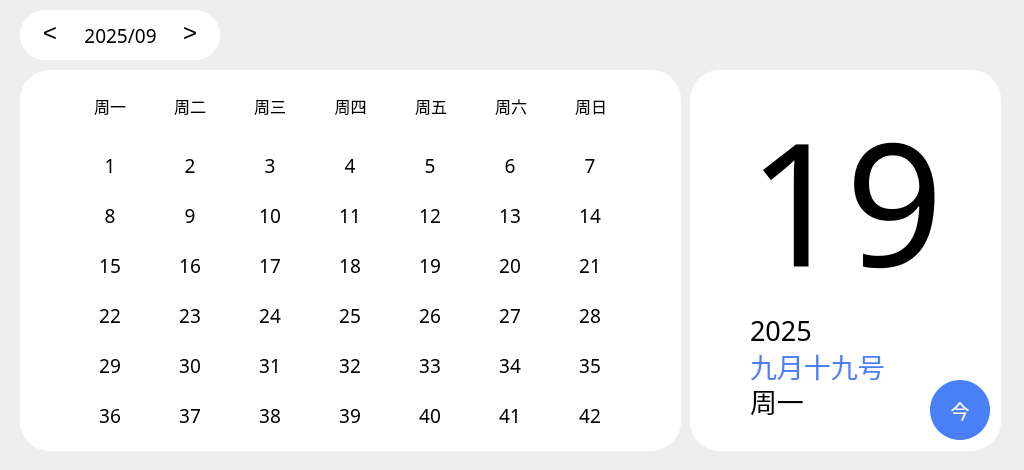
<?xml version="1.0" encoding="UTF-8"?>
<ui version="4.0">
 <class>Calendar</class>
 <widget class="QWidget" name="Calendar">
  <property name="geometry">
   <rect>
    <x>0</x>
    <y>0</y>
    <width>1024</width>
    <height>470</height>
   </rect>
  </property>
  <property name="windowTitle">
   <string>Calendar</string>
  </property>
  <widget class="QWidget" name="backgroundWidget" native="true">
   <property name="geometry">
    <rect>
     <x>0</x>
     <y>0</y>
     <width>1024</width>
     <height>470</height>
    </rect>
   </property>
   <property name="focusPolicy">
    <enum>Qt::NoFocus</enum>
   </property>
   <property name="styleSheet">
    <string notr="true">QWidget#backgroundWidget {
	background-color: rgb(238, 238, 238);
}</string>
   </property>
   <widget class="QWidget" name="currentBackgroundWidget" native="true">
    <property name="geometry">
     <rect>
      <x>690</x>
      <y>70</y>
      <width>311</width>
      <height>381</height>
     </rect>
    </property>
    <property name="focusPolicy">
     <enum>Qt::NoFocus</enum>
    </property>
    <property name="styleSheet">
     <string notr="true">QWidget#currentBackgroundWidget {
	background-color: rgb(255, 255, 255);
	border: none;
	border-radius: 30px;
}</string>
    </property>
    <widget class="QLabel" name="currentDateLabel">
     <property name="geometry">
      <rect>
       <x>60</x>
       <y>270</y>
       <width>161</width>
       <height>51</height>
      </rect>
     </property>
     <property name="font">
      <font>
       <family>MiSans Semibold</family>
       <pointsize>20</pointsize>
      </font>
     </property>
     <property name="focusPolicy">
      <enum>Qt::NoFocus</enum>
     </property>
     <property name="styleSheet">
      <string notr="true">QLabel#currentDateLabel {
	color: rgb(73, 128, 247);
}</string>
     </property>
     <property name="text">
      <string>九月十九号</string>
     </property>
     <property name="alignment">
      <set>Qt::AlignLeading|Qt::AlignLeft|Qt::AlignVCenter</set>
     </property>
    </widget>
    <widget class="QLabel" name="currentWeekLabel">
     <property name="geometry">
      <rect>
       <x>60</x>
       <y>305</y>
       <width>61</width>
       <height>51</height>
      </rect>
     </property>
     <property name="font">
      <font>
       <family>MiSans Semibold</family>
       <pointsize>20</pointsize>
      </font>
     </property>
     <property name="focusPolicy">
      <enum>Qt::NoFocus</enum>
     </property>
     <property name="styleSheet">
      <string notr="true"/>
     </property>
     <property name="text">
      <string>周一</string>
     </property>
     <property name="alignment">
      <set>Qt::AlignLeading|Qt::AlignLeft|Qt::AlignVCenter</set>
     </property>
    </widget>
    <widget class="QLabel" name="currentDayLabel">
     <property name="geometry">
      <rect>
       <x>50</x>
       <y>20</y>
       <width>211</width>
       <height>221</height>
      </rect>
     </property>
     <property name="font">
      <font>
       <family>MiSans</family>
       <pointsize>128</pointsize>
      </font>
     </property>
     <property name="focusPolicy">
      <enum>Qt::NoFocus</enum>
     </property>
     <property name="text">
      <string>19</string>
     </property>
     <property name="alignment">
      <set>Qt::AlignCenter</set>
     </property>
    </widget>
    <widget class="QLabel" name="currentYearLabel">
     <property name="geometry">
      <rect>
       <x>60</x>
       <y>240</y>
       <width>111</width>
       <height>41</height>
      </rect>
     </property>
     <property name="font">
      <font>
       <family>MiSans Semibold</family>
       <pointsize>20</pointsize>
      </font>
     </property>
     <property name="focusPolicy">
      <enum>Qt::NoFocus</enum>
     </property>
     <property name="text">
      <string>2025</string>
     </property>
     <property name="alignment">
      <set>Qt::AlignLeading|Qt::AlignLeft|Qt::AlignVCenter</set>
     </property>
    </widget>
    <widget class="QPushButton" name="backTodayPushButton">
     <property name="geometry">
      <rect>
       <x>240</x>
       <y>310</y>
       <width>60</width>
       <height>60</height>
      </rect>
     </property>
     <property name="font">
      <font>
       <family>MiSans</family>
       <pointsize>14</pointsize>
      </font>
     </property>
     <property name="focusPolicy">
      <enum>Qt::NoFocus</enum>
     </property>
     <property name="styleSheet">
      <string notr="true">QPushButton#backTodayPushButton {
	background-color: rgb(73, 128, 247);
	color: white;
	border: none;
	border-radius: 30px;
}</string>
     </property>
     <property name="text">
      <string>今</string>
     </property>
    </widget>
   </widget>
   <widget class="QWidget" name="selectBackgroundWidget" native="true">
    <property name="geometry">
     <rect>
      <x>20</x>
      <y>10</y>
      <width>200</width>
      <height>50</height>
     </rect>
    </property>
    <property name="focusPolicy">
     <enum>Qt::NoFocus</enum>
    </property>
    <property name="styleSheet">
     <string notr="true">QWidget#selectBackgroundWidget {
	background-color: rgb(255, 255, 255);
	border-radius: 25px;
}</string>
    </property>
    <widget class="QLabel" name="selectLabel">
     <property name="geometry">
      <rect>
       <x>50</x>
       <y>10</y>
       <width>101</width>
       <height>31</height>
      </rect>
     </property>
     <property name="font">
      <font>
       <family>MiSans</family>
       <pointsize>14</pointsize>
      </font>
     </property>
     <property name="focusPolicy">
      <enum>Qt::NoFocus</enum>
     </property>
     <property name="text">
      <string>2025/09</string>
     </property>
     <property name="alignment">
      <set>Qt::AlignCenter</set>
     </property>
    </widget>
    <widget class="QPushButton" name="lastMonthPushButton">
     <property name="geometry">
      <rect>
       <x>10</x>
       <y>5</y>
       <width>40</width>
       <height>40</height>
      </rect>
     </property>
     <property name="font">
      <font>
       <family>Consolas</family>
       <pointsize>18</pointsize>
       <weight>50</weight>
       <bold>false</bold>
      </font>
     </property>
     <property name="focusPolicy">
      <enum>Qt::NoFocus</enum>
     </property>
     <property name="styleSheet">
      <string notr="true">QPushButton#lastMonthPushButton {
	border: none;
}</string>
     </property>
     <property name="text">
      <string>&lt;</string>
     </property>
    </widget>
    <widget class="QPushButton" name="nextMonthPushButton">
     <property name="geometry">
      <rect>
       <x>150</x>
       <y>5</y>
       <width>40</width>
       <height>40</height>
      </rect>
     </property>
     <property name="font">
      <font>
       <family>Consolas</family>
       <pointsize>18</pointsize>
       <weight>50</weight>
       <bold>false</bold>
      </font>
     </property>
     <property name="focusPolicy">
      <enum>Qt::NoFocus</enum>
     </property>
     <property name="styleSheet">
      <string notr="true">QPushButton#nextMonthPushButton {
	border: none;
}</string>
     </property>
     <property name="text">
      <string>&gt;</string>
     </property>
    </widget>
   </widget>
   <widget class="QWidget" name="showBackgroundWidget" native="true">
    <property name="geometry">
     <rect>
      <x>20</x>
      <y>70</y>
      <width>661</width>
      <height>381</height>
     </rect>
    </property>
    <property name="focusPolicy">
     <enum>Qt::NoFocus</enum>
    </property>
    <property name="styleSheet">
     <string notr="true">QWidget#showBackgroundWidget {
	background-color: rgb(255, 255, 255);
	border: none;
	border-radius: 30px;
}</string>
    </property>
    <widget class="QPushButton" name="pushButton">
     <property name="geometry">
      <rect>
       <x>50</x>
       <y>70</y>
       <width>80</width>
       <height>50</height>
      </rect>
     </property>
     <property name="font">
      <font>
       <family>MiSans</family>
       <pointsize>14</pointsize>
      </font>
     </property>
     <property name="focusPolicy">
      <enum>Qt::NoFocus</enum>
     </property>
     <property name="styleSheet">
      <string notr="true">border: none;
</string>
     </property>
     <property name="text">
      <string>1</string>
     </property>
    </widget>
    <widget class="QPushButton" name="pushButton_8">
     <property name="geometry">
      <rect>
       <x>50</x>
       <y>120</y>
       <width>80</width>
       <height>50</height>
      </rect>
     </property>
     <property name="font">
      <font>
       <family>MiSans</family>
       <pointsize>14</pointsize>
      </font>
     </property>
     <property name="focusPolicy">
      <enum>Qt::NoFocus</enum>
     </property>
     <property name="styleSheet">
      <string notr="true">border: none;
</string>
     </property>
     <property name="text">
      <string>8</string>
     </property>
    </widget>
    <widget class="QPushButton" name="pushButton_15">
     <property name="geometry">
      <rect>
       <x>50</x>
       <y>170</y>
       <width>80</width>
       <height>50</height>
      </rect>
     </property>
     <property name="font">
      <font>
       <family>MiSans</family>
       <pointsize>14</pointsize>
      </font>
     </property>
     <property name="focusPolicy">
      <enum>Qt::NoFocus</enum>
     </property>
     <property name="styleSheet">
      <string notr="true">border: none;
</string>
     </property>
     <property name="text">
      <string>15</string>
     </property>
    </widget>
    <widget class="QPushButton" name="pushButton_22">
     <property name="geometry">
      <rect>
       <x>50</x>
       <y>220</y>
       <width>80</width>
       <height>50</height>
      </rect>
     </property>
     <property name="font">
      <font>
       <family>MiSans</family>
       <pointsize>14</pointsize>
      </font>
     </property>
     <property name="focusPolicy">
      <enum>Qt::NoFocus</enum>
     </property>
     <property name="styleSheet">
      <string notr="true">border: none;
</string>
     </property>
     <property name="text">
      <string>22</string>
     </property>
    </widget>
    <widget class="QPushButton" name="pushButton_23">
     <property name="geometry">
      <rect>
       <x>130</x>
       <y>220</y>
       <width>80</width>
       <height>50</height>
      </rect>
     </property>
     <property name="font">
      <font>
       <family>MiSans</family>
       <pointsize>14</pointsize>
      </font>
     </property>
     <property name="focusPolicy">
      <enum>Qt::NoFocus</enum>
     </property>
     <property name="styleSheet">
      <string notr="true">border: none;
</string>
     </property>
     <property name="text">
      <string>23</string>
     </property>
    </widget>
    <widget class="QPushButton" name="pushButton_9">
     <property name="geometry">
      <rect>
       <x>130</x>
       <y>120</y>
       <width>80</width>
       <height>50</height>
      </rect>
     </property>
     <property name="font">
      <font>
       <family>MiSans</family>
       <pointsize>14</pointsize>
      </font>
     </property>
     <property name="focusPolicy">
      <enum>Qt::NoFocus</enum>
     </property>
     <property name="styleSheet">
      <string notr="true">border: none;
</string>
     </property>
     <property name="text">
      <string>9</string>
     </property>
    </widget>
    <widget class="QPushButton" name="pushButton_2">
     <property name="geometry">
      <rect>
       <x>130</x>
       <y>70</y>
       <width>80</width>
       <height>50</height>
      </rect>
     </property>
     <property name="font">
      <font>
       <family>MiSans</family>
       <pointsize>14</pointsize>
      </font>
     </property>
     <property name="focusPolicy">
      <enum>Qt::NoFocus</enum>
     </property>
     <property name="styleSheet">
      <string notr="true">border: none;
</string>
     </property>
     <property name="text">
      <string>2</string>
     </property>
    </widget>
    <widget class="QPushButton" name="pushButton_16">
     <property name="geometry">
      <rect>
       <x>130</x>
       <y>170</y>
       <width>80</width>
       <height>50</height>
      </rect>
     </property>
     <property name="font">
      <font>
       <family>MiSans</family>
       <pointsize>14</pointsize>
      </font>
     </property>
     <property name="focusPolicy">
      <enum>Qt::NoFocus</enum>
     </property>
     <property name="styleSheet">
      <string notr="true">border: none;
</string>
     </property>
     <property name="text">
      <string>16</string>
     </property>
    </widget>
    <widget class="QPushButton" name="pushButton_24">
     <property name="geometry">
      <rect>
       <x>210</x>
       <y>220</y>
       <width>80</width>
       <height>50</height>
      </rect>
     </property>
     <property name="font">
      <font>
       <family>MiSans</family>
       <pointsize>14</pointsize>
      </font>
     </property>
     <property name="focusPolicy">
      <enum>Qt::NoFocus</enum>
     </property>
     <property name="styleSheet">
      <string notr="true">border: none;
</string>
     </property>
     <property name="text">
      <string>24</string>
     </property>
    </widget>
    <widget class="QPushButton" name="pushButton_10">
     <property name="geometry">
      <rect>
       <x>210</x>
       <y>120</y>
       <width>80</width>
       <height>50</height>
      </rect>
     </property>
     <property name="font">
      <font>
       <family>MiSans</family>
       <pointsize>14</pointsize>
      </font>
     </property>
     <property name="focusPolicy">
      <enum>Qt::NoFocus</enum>
     </property>
     <property name="styleSheet">
      <string notr="true">border: none;
</string>
     </property>
     <property name="text">
      <string>10</string>
     </property>
    </widget>
    <widget class="QPushButton" name="pushButton_3">
     <property name="geometry">
      <rect>
       <x>210</x>
       <y>70</y>
       <width>80</width>
       <height>50</height>
      </rect>
     </property>
     <property name="font">
      <font>
       <family>MiSans</family>
       <pointsize>14</pointsize>
      </font>
     </property>
     <property name="focusPolicy">
      <enum>Qt::NoFocus</enum>
     </property>
     <property name="styleSheet">
      <string notr="true">border: none;
</string>
     </property>
     <property name="text">
      <string>3</string>
     </property>
    </widget>
    <widget class="QPushButton" name="pushButton_17">
     <property name="geometry">
      <rect>
       <x>210</x>
       <y>170</y>
       <width>80</width>
       <height>50</height>
      </rect>
     </property>
     <property name="font">
      <font>
       <family>MiSans</family>
       <pointsize>14</pointsize>
      </font>
     </property>
     <property name="focusPolicy">
      <enum>Qt::NoFocus</enum>
     </property>
     <property name="styleSheet">
      <string notr="true">border: none;
</string>
     </property>
     <property name="text">
      <string>17</string>
     </property>
    </widget>
    <widget class="QPushButton" name="pushButton_25">
     <property name="geometry">
      <rect>
       <x>290</x>
       <y>220</y>
       <width>80</width>
       <height>50</height>
      </rect>
     </property>
     <property name="font">
      <font>
       <family>MiSans</family>
       <pointsize>14</pointsize>
      </font>
     </property>
     <property name="focusPolicy">
      <enum>Qt::NoFocus</enum>
     </property>
     <property name="styleSheet">
      <string notr="true">border: none;
</string>
     </property>
     <property name="text">
      <string>25</string>
     </property>
    </widget>
    <widget class="QPushButton" name="pushButton_11">
     <property name="geometry">
      <rect>
       <x>290</x>
       <y>120</y>
       <width>80</width>
       <height>50</height>
      </rect>
     </property>
     <property name="font">
      <font>
       <family>MiSans</family>
       <pointsize>14</pointsize>
      </font>
     </property>
     <property name="focusPolicy">
      <enum>Qt::NoFocus</enum>
     </property>
     <property name="styleSheet">
      <string notr="true">border: none;
</string>
     </property>
     <property name="text">
      <string>11</string>
     </property>
    </widget>
    <widget class="QPushButton" name="pushButton_4">
     <property name="geometry">
      <rect>
       <x>290</x>
       <y>70</y>
       <width>80</width>
       <height>50</height>
      </rect>
     </property>
     <property name="font">
      <font>
       <family>MiSans</family>
       <pointsize>14</pointsize>
      </font>
     </property>
     <property name="focusPolicy">
      <enum>Qt::NoFocus</enum>
     </property>
     <property name="styleSheet">
      <string notr="true">border: none;
</string>
     </property>
     <property name="text">
      <string>4</string>
     </property>
    </widget>
    <widget class="QPushButton" name="pushButton_18">
     <property name="geometry">
      <rect>
       <x>290</x>
       <y>170</y>
       <width>80</width>
       <height>50</height>
      </rect>
     </property>
     <property name="font">
      <font>
       <family>MiSans</family>
       <pointsize>14</pointsize>
      </font>
     </property>
     <property name="focusPolicy">
      <enum>Qt::NoFocus</enum>
     </property>
     <property name="styleSheet">
      <string notr="true">border: none;
</string>
     </property>
     <property name="text">
      <string>18</string>
     </property>
    </widget>
    <widget class="QPushButton" name="pushButton_26">
     <property name="geometry">
      <rect>
       <x>370</x>
       <y>220</y>
       <width>80</width>
       <height>50</height>
      </rect>
     </property>
     <property name="font">
      <font>
       <family>MiSans</family>
       <pointsize>14</pointsize>
      </font>
     </property>
     <property name="focusPolicy">
      <enum>Qt::NoFocus</enum>
     </property>
     <property name="styleSheet">
      <string notr="true">border: none;
</string>
     </property>
     <property name="text">
      <string>26</string>
     </property>
    </widget>
    <widget class="QPushButton" name="pushButton_12">
     <property name="geometry">
      <rect>
       <x>370</x>
       <y>120</y>
       <width>80</width>
       <height>50</height>
      </rect>
     </property>
     <property name="font">
      <font>
       <family>MiSans</family>
       <pointsize>14</pointsize>
      </font>
     </property>
     <property name="focusPolicy">
      <enum>Qt::NoFocus</enum>
     </property>
     <property name="styleSheet">
      <string notr="true">border: none;
</string>
     </property>
     <property name="text">
      <string>12</string>
     </property>
    </widget>
    <widget class="QPushButton" name="pushButton_5">
     <property name="geometry">
      <rect>
       <x>370</x>
       <y>70</y>
       <width>80</width>
       <height>50</height>
      </rect>
     </property>
     <property name="font">
      <font>
       <family>MiSans</family>
       <pointsize>14</pointsize>
      </font>
     </property>
     <property name="focusPolicy">
      <enum>Qt::NoFocus</enum>
     </property>
     <property name="styleSheet">
      <string notr="true">border: none;
</string>
     </property>
     <property name="text">
      <string>5</string>
     </property>
    </widget>
    <widget class="QPushButton" name="pushButton_19">
     <property name="geometry">
      <rect>
       <x>370</x>
       <y>170</y>
       <width>80</width>
       <height>50</height>
      </rect>
     </property>
     <property name="font">
      <font>
       <family>MiSans</family>
       <pointsize>14</pointsize>
      </font>
     </property>
     <property name="focusPolicy">
      <enum>Qt::NoFocus</enum>
     </property>
     <property name="styleSheet">
      <string notr="true">border: none;
</string>
     </property>
     <property name="text">
      <string>19</string>
     </property>
    </widget>
    <widget class="QPushButton" name="pushButton_27">
     <property name="geometry">
      <rect>
       <x>450</x>
       <y>220</y>
       <width>80</width>
       <height>50</height>
      </rect>
     </property>
     <property name="font">
      <font>
       <family>MiSans</family>
       <pointsize>14</pointsize>
      </font>
     </property>
     <property name="focusPolicy">
      <enum>Qt::NoFocus</enum>
     </property>
     <property name="styleSheet">
      <string notr="true">border: none;
</string>
     </property>
     <property name="text">
      <string>27</string>
     </property>
    </widget>
    <widget class="QPushButton" name="pushButton_13">
     <property name="geometry">
      <rect>
       <x>450</x>
       <y>120</y>
       <width>80</width>
       <height>50</height>
      </rect>
     </property>
     <property name="font">
      <font>
       <family>MiSans</family>
       <pointsize>14</pointsize>
      </font>
     </property>
     <property name="focusPolicy">
      <enum>Qt::NoFocus</enum>
     </property>
     <property name="styleSheet">
      <string notr="true">border: none;
</string>
     </property>
     <property name="text">
      <string>13</string>
     </property>
    </widget>
    <widget class="QPushButton" name="pushButton_6">
     <property name="geometry">
      <rect>
       <x>450</x>
       <y>70</y>
       <width>80</width>
       <height>50</height>
      </rect>
     </property>
     <property name="font">
      <font>
       <family>MiSans</family>
       <pointsize>14</pointsize>
      </font>
     </property>
     <property name="focusPolicy">
      <enum>Qt::NoFocus</enum>
     </property>
     <property name="styleSheet">
      <string notr="true">border: none;
</string>
     </property>
     <property name="text">
      <string>6</string>
     </property>
    </widget>
    <widget class="QPushButton" name="pushButton_20">
     <property name="geometry">
      <rect>
       <x>450</x>
       <y>170</y>
       <width>80</width>
       <height>50</height>
      </rect>
     </property>
     <property name="font">
      <font>
       <family>MiSans</family>
       <pointsize>14</pointsize>
      </font>
     </property>
     <property name="focusPolicy">
      <enum>Qt::NoFocus</enum>
     </property>
     <property name="styleSheet">
      <string notr="true">border: none;
</string>
     </property>
     <property name="text">
      <string>20</string>
     </property>
    </widget>
    <widget class="QPushButton" name="pushButton_28">
     <property name="geometry">
      <rect>
       <x>530</x>
       <y>220</y>
       <width>80</width>
       <height>50</height>
      </rect>
     </property>
     <property name="font">
      <font>
       <family>MiSans</family>
       <pointsize>14</pointsize>
      </font>
     </property>
     <property name="focusPolicy">
      <enum>Qt::NoFocus</enum>
     </property>
     <property name="styleSheet">
      <string notr="true">border: none;
</string>
     </property>
     <property name="text">
      <string>28</string>
     </property>
    </widget>
    <widget class="QPushButton" name="pushButton_14">
     <property name="geometry">
      <rect>
       <x>530</x>
       <y>120</y>
       <width>80</width>
       <height>50</height>
      </rect>
     </property>
     <property name="font">
      <font>
       <family>MiSans</family>
       <pointsize>14</pointsize>
      </font>
     </property>
     <property name="focusPolicy">
      <enum>Qt::NoFocus</enum>
     </property>
     <property name="styleSheet">
      <string notr="true">border: none;
</string>
     </property>
     <property name="text">
      <string>14</string>
     </property>
    </widget>
    <widget class="QPushButton" name="pushButton_7">
     <property name="geometry">
      <rect>
       <x>530</x>
       <y>70</y>
       <width>80</width>
       <height>50</height>
      </rect>
     </property>
     <property name="font">
      <font>
       <family>MiSans</family>
       <pointsize>14</pointsize>
      </font>
     </property>
     <property name="focusPolicy">
      <enum>Qt::NoFocus</enum>
     </property>
     <property name="styleSheet">
      <string notr="true">border: none;
</string>
     </property>
     <property name="text">
      <string>7</string>
     </property>
    </widget>
    <widget class="QPushButton" name="pushButton_21">
     <property name="geometry">
      <rect>
       <x>530</x>
       <y>170</y>
       <width>80</width>
       <height>50</height>
      </rect>
     </property>
     <property name="font">
      <font>
       <family>MiSans</family>
       <pointsize>14</pointsize>
      </font>
     </property>
     <property name="focusPolicy">
      <enum>Qt::NoFocus</enum>
     </property>
     <property name="styleSheet">
      <string notr="true">border: none;
</string>
     </property>
     <property name="text">
      <string>21</string>
     </property>
    </widget>
    <widget class="QPushButton" name="pushButton_32">
     <property name="geometry">
      <rect>
       <x>290</x>
       <y>270</y>
       <width>80</width>
       <height>50</height>
      </rect>
     </property>
     <property name="font">
      <font>
       <family>MiSans</family>
       <pointsize>14</pointsize>
      </font>
     </property>
     <property name="focusPolicy">
      <enum>Qt::NoFocus</enum>
     </property>
     <property name="styleSheet">
      <string notr="true">border: none;
</string>
     </property>
     <property name="text">
      <string>32</string>
     </property>
    </widget>
    <widget class="QPushButton" name="pushButton_29">
     <property name="geometry">
      <rect>
       <x>50</x>
       <y>270</y>
       <width>80</width>
       <height>50</height>
      </rect>
     </property>
     <property name="font">
      <font>
       <family>MiSans</family>
       <pointsize>14</pointsize>
      </font>
     </property>
     <property name="focusPolicy">
      <enum>Qt::NoFocus</enum>
     </property>
     <property name="styleSheet">
      <string notr="true">border: none;
</string>
     </property>
     <property name="text">
      <string>29</string>
     </property>
    </widget>
    <widget class="QPushButton" name="pushButton_31">
     <property name="geometry">
      <rect>
       <x>210</x>
       <y>270</y>
       <width>80</width>
       <height>50</height>
      </rect>
     </property>
     <property name="font">
      <font>
       <family>MiSans</family>
       <pointsize>14</pointsize>
      </font>
     </property>
     <property name="focusPolicy">
      <enum>Qt::NoFocus</enum>
     </property>
     <property name="styleSheet">
      <string notr="true">border: none;
</string>
     </property>
     <property name="text">
      <string>31</string>
     </property>
    </widget>
    <widget class="QPushButton" name="pushButton_33">
     <property name="geometry">
      <rect>
       <x>370</x>
       <y>270</y>
       <width>80</width>
       <height>50</height>
      </rect>
     </property>
     <property name="font">
      <font>
       <family>MiSans</family>
       <pointsize>14</pointsize>
      </font>
     </property>
     <property name="focusPolicy">
      <enum>Qt::NoFocus</enum>
     </property>
     <property name="styleSheet">
      <string notr="true">border: none;
</string>
     </property>
     <property name="text">
      <string>33</string>
     </property>
    </widget>
    <widget class="QPushButton" name="pushButton_30">
     <property name="geometry">
      <rect>
       <x>130</x>
       <y>270</y>
       <width>80</width>
       <height>50</height>
      </rect>
     </property>
     <property name="font">
      <font>
       <family>MiSans</family>
       <pointsize>14</pointsize>
      </font>
     </property>
     <property name="focusPolicy">
      <enum>Qt::NoFocus</enum>
     </property>
     <property name="styleSheet">
      <string notr="true">border: none;
</string>
     </property>
     <property name="text">
      <string>30</string>
     </property>
    </widget>
    <widget class="QPushButton" name="pushButton_35">
     <property name="geometry">
      <rect>
       <x>530</x>
       <y>270</y>
       <width>80</width>
       <height>50</height>
      </rect>
     </property>
     <property name="font">
      <font>
       <family>MiSans</family>
       <pointsize>14</pointsize>
      </font>
     </property>
     <property name="focusPolicy">
      <enum>Qt::NoFocus</enum>
     </property>
     <property name="styleSheet">
      <string notr="true">border: none;
</string>
     </property>
     <property name="text">
      <string>35</string>
     </property>
    </widget>
    <widget class="QPushButton" name="pushButton_34">
     <property name="geometry">
      <rect>
       <x>450</x>
       <y>270</y>
       <width>80</width>
       <height>50</height>
      </rect>
     </property>
     <property name="font">
      <font>
       <family>MiSans</family>
       <pointsize>14</pointsize>
      </font>
     </property>
     <property name="focusPolicy">
      <enum>Qt::NoFocus</enum>
     </property>
     <property name="styleSheet">
      <string notr="true">border: none;
</string>
     </property>
     <property name="text">
      <string>34</string>
     </property>
    </widget>
    <widget class="QWidget" name="layoutWidget">
     <property name="geometry">
      <rect>
       <x>50</x>
       <y>10</y>
       <width>561</width>
       <height>51</height>
      </rect>
     </property>
     <property name="focusPolicy">
      <enum>Qt::NoFocus</enum>
     </property>
     <layout class="QHBoxLayout" name="horizontalLayout">
      <property name="spacing">
       <number>0</number>
      </property>
      <item>
       <widget class="QLabel" name="week1Label">
        <property name="font">
         <font>
          <family>MiSans Semibold</family>
          <pointsize>12</pointsize>
          <weight>50</weight>
          <bold>false</bold>
         </font>
        </property>
        <property name="focusPolicy">
         <enum>Qt::NoFocus</enum>
        </property>
        <property name="text">
         <string>周一</string>
        </property>
        <property name="alignment">
         <set>Qt::AlignCenter</set>
        </property>
       </widget>
      </item>
      <item>
       <widget class="QLabel" name="week2Label">
        <property name="font">
         <font>
          <family>MiSans Semibold</family>
          <pointsize>12</pointsize>
          <weight>50</weight>
          <bold>false</bold>
         </font>
        </property>
        <property name="focusPolicy">
         <enum>Qt::NoFocus</enum>
        </property>
        <property name="text">
         <string>周二</string>
        </property>
        <property name="alignment">
         <set>Qt::AlignCenter</set>
        </property>
       </widget>
      </item>
      <item>
       <widget class="QLabel" name="week3Label">
        <property name="font">
         <font>
          <family>MiSans Semibold</family>
          <pointsize>12</pointsize>
          <weight>50</weight>
          <bold>false</bold>
         </font>
        </property>
        <property name="focusPolicy">
         <enum>Qt::NoFocus</enum>
        </property>
        <property name="text">
         <string>周三</string>
        </property>
        <property name="alignment">
         <set>Qt::AlignCenter</set>
        </property>
       </widget>
      </item>
      <item>
       <widget class="QLabel" name="week4Label">
        <property name="font">
         <font>
          <family>MiSans Semibold</family>
          <pointsize>12</pointsize>
          <weight>50</weight>
          <bold>false</bold>
         </font>
        </property>
        <property name="focusPolicy">
         <enum>Qt::NoFocus</enum>
        </property>
        <property name="text">
         <string>周四</string>
        </property>
        <property name="alignment">
         <set>Qt::AlignCenter</set>
        </property>
       </widget>
      </item>
      <item>
       <widget class="QLabel" name="week5Label">
        <property name="font">
         <font>
          <family>MiSans Semibold</family>
          <pointsize>12</pointsize>
          <weight>50</weight>
          <bold>false</bold>
         </font>
        </property>
        <property name="focusPolicy">
         <enum>Qt::NoFocus</enum>
        </property>
        <property name="text">
         <string>周五</string>
        </property>
        <property name="alignment">
         <set>Qt::AlignCenter</set>
        </property>
       </widget>
      </item>
      <item>
       <widget class="QLabel" name="week6Label">
        <property name="font">
         <font>
          <family>MiSans Semibold</family>
          <pointsize>12</pointsize>
          <weight>50</weight>
          <bold>false</bold>
         </font>
        </property>
        <property name="focusPolicy">
         <enum>Qt::NoFocus</enum>
        </property>
        <property name="text">
         <string>周六</string>
        </property>
        <property name="alignment">
         <set>Qt::AlignCenter</set>
        </property>
       </widget>
      </item>
      <item>
       <widget class="QLabel" name="week7Label">
        <property name="font">
         <font>
          <family>MiSans Semibold</family>
          <pointsize>12</pointsize>
          <weight>50</weight>
          <bold>false</bold>
         </font>
        </property>
        <property name="focusPolicy">
         <enum>Qt::NoFocus</enum>
        </property>
        <property name="text">
         <string>周日</string>
        </property>
        <property name="alignment">
         <set>Qt::AlignCenter</set>
        </property>
       </widget>
      </item>
     </layout>
    </widget>
    <widget class="QPushButton" name="pushButton_36">
     <property name="geometry">
      <rect>
       <x>50</x>
       <y>320</y>
       <width>80</width>
       <height>50</height>
      </rect>
     </property>
     <property name="font">
      <font>
       <family>MiSans</family>
       <pointsize>14</pointsize>
      </font>
     </property>
     <property name="focusPolicy">
      <enum>Qt::NoFocus</enum>
     </property>
     <property name="styleSheet">
      <string notr="true">border: none;
</string>
     </property>
     <property name="text">
      <string>36</string>
     </property>
    </widget>
    <widget class="QPushButton" name="pushButton_37">
     <property name="geometry">
      <rect>
       <x>130</x>
       <y>320</y>
       <width>80</width>
       <height>50</height>
      </rect>
     </property>
     <property name="font">
      <font>
       <family>MiSans</family>
       <pointsize>14</pointsize>
      </font>
     </property>
     <property name="focusPolicy">
      <enum>Qt::NoFocus</enum>
     </property>
     <property name="styleSheet">
      <string notr="true">border: none;
</string>
     </property>
     <property name="text">
      <string>37</string>
     </property>
    </widget>
    <widget class="QPushButton" name="pushButton_38">
     <property name="geometry">
      <rect>
       <x>210</x>
       <y>320</y>
       <width>80</width>
       <height>50</height>
      </rect>
     </property>
     <property name="font">
      <font>
       <family>MiSans</family>
       <pointsize>14</pointsize>
      </font>
     </property>
     <property name="focusPolicy">
      <enum>Qt::NoFocus</enum>
     </property>
     <property name="styleSheet">
      <string notr="true">border: none;
</string>
     </property>
     <property name="text">
      <string>38</string>
     </property>
    </widget>
    <widget class="QPushButton" name="pushButton_39">
     <property name="geometry">
      <rect>
       <x>290</x>
       <y>320</y>
       <width>80</width>
       <height>50</height>
      </rect>
     </property>
     <property name="font">
      <font>
       <family>MiSans</family>
       <pointsize>14</pointsize>
      </font>
     </property>
     <property name="focusPolicy">
      <enum>Qt::NoFocus</enum>
     </property>
     <property name="styleSheet">
      <string notr="true">border: none;
</string>
     </property>
     <property name="text">
      <string>39</string>
     </property>
    </widget>
    <widget class="QPushButton" name="pushButton_40">
     <property name="geometry">
      <rect>
       <x>370</x>
       <y>320</y>
       <width>80</width>
       <height>50</height>
      </rect>
     </property>
     <property name="font">
      <font>
       <family>MiSans</family>
       <pointsize>14</pointsize>
      </font>
     </property>
     <property name="focusPolicy">
      <enum>Qt::NoFocus</enum>
     </property>
     <property name="styleSheet">
      <string notr="true">border: none;
</string>
     </property>
     <property name="text">
      <string>40</string>
     </property>
    </widget>
    <widget class="QPushButton" name="pushButton_41">
     <property name="geometry">
      <rect>
       <x>450</x>
       <y>320</y>
       <width>80</width>
       <height>50</height>
      </rect>
     </property>
     <property name="font">
      <font>
       <family>MiSans</family>
       <pointsize>14</pointsize>
      </font>
     </property>
     <property name="focusPolicy">
      <enum>Qt::NoFocus</enum>
     </property>
     <property name="styleSheet">
      <string notr="true">border: none;
</string>
     </property>
     <property name="text">
      <string>41</string>
     </property>
    </widget>
    <widget class="QPushButton" name="pushButton_42">
     <property name="geometry">
      <rect>
       <x>530</x>
       <y>320</y>
       <width>80</width>
       <height>50</height>
      </rect>
     </property>
     <property name="font">
      <font>
       <family>MiSans</family>
       <pointsize>14</pointsize>
      </font>
     </property>
     <property name="focusPolicy">
      <enum>Qt::NoFocus</enum>
     </property>
     <property name="styleSheet">
      <string notr="true">border: none;
</string>
     </property>
     <property name="text">
      <string>42</string>
     </property>
    </widget>
   </widget>
  </widget>
 </widget>
 <resources/>
 <connections/>
</ui>
